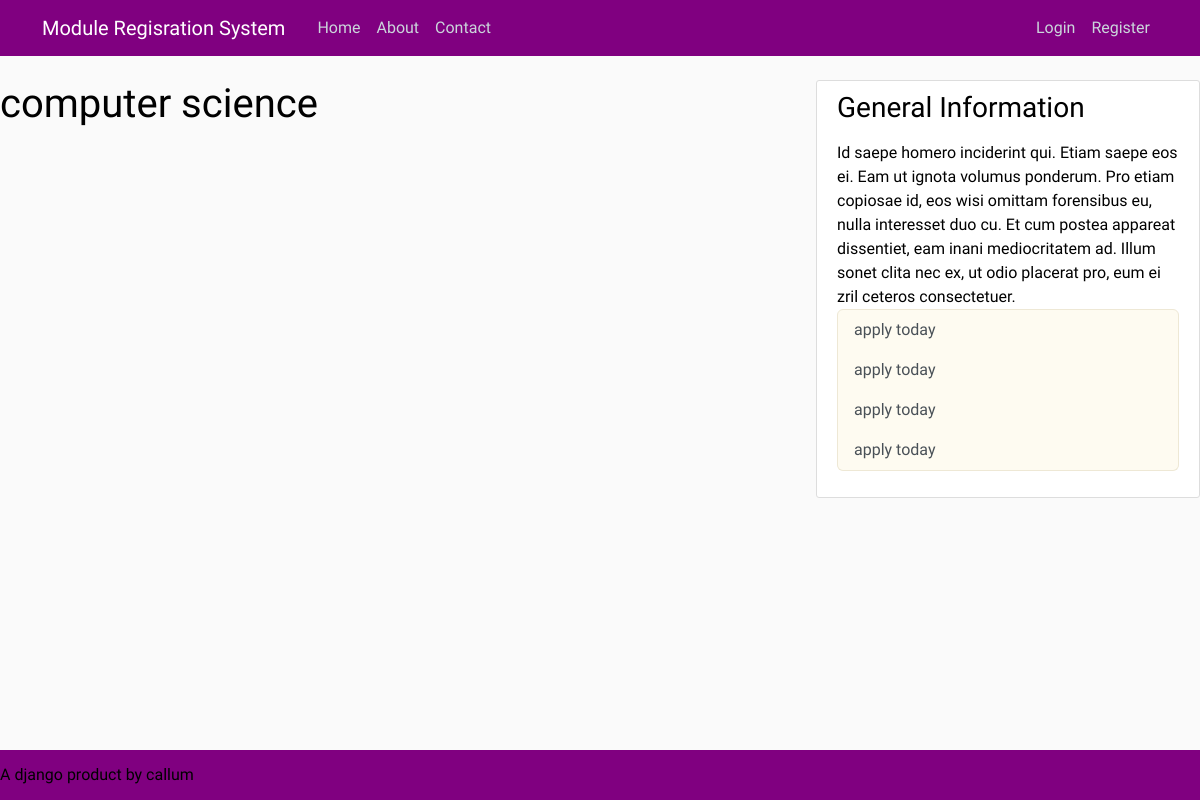
Page /course/3 on the earlier database version.
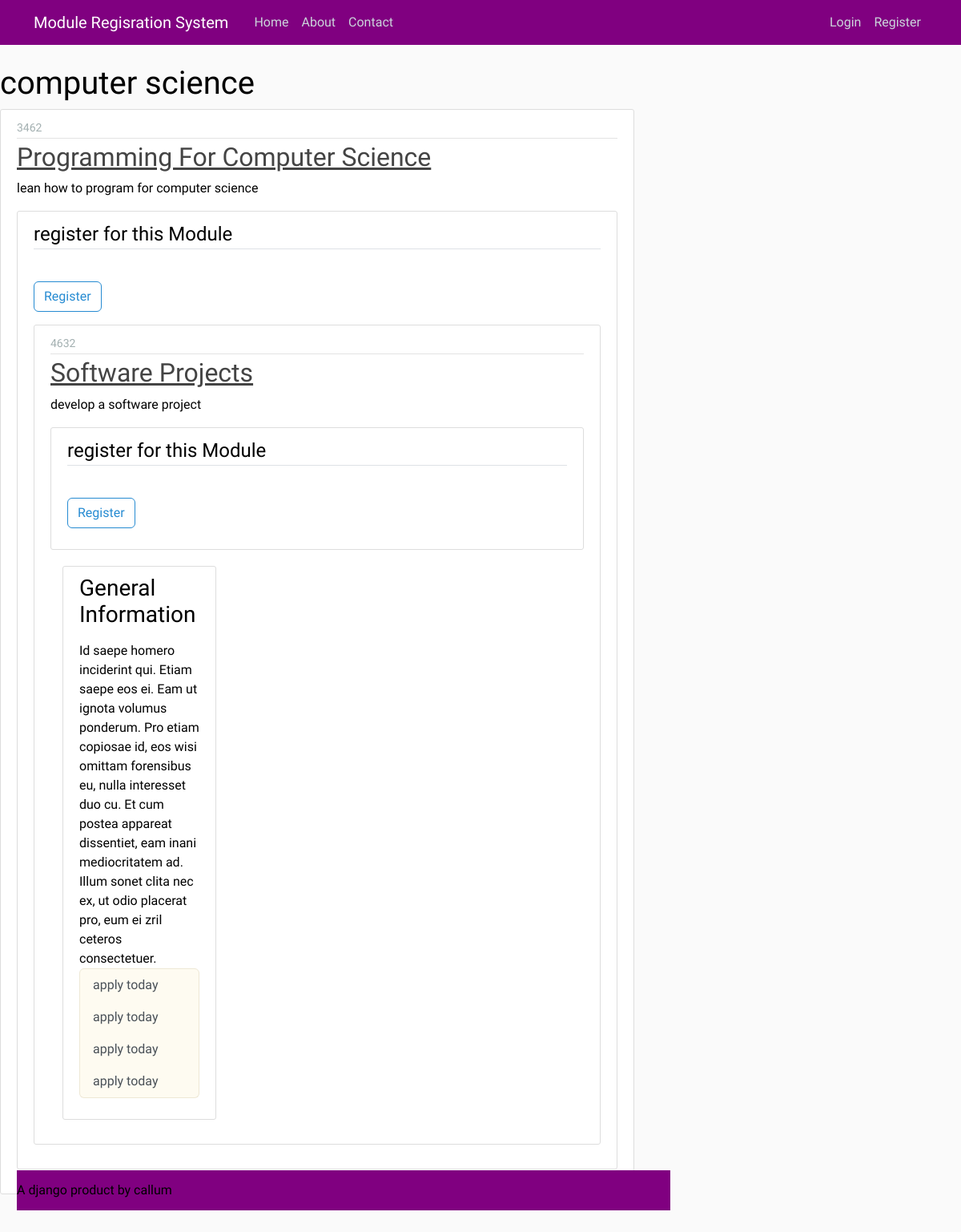
Same page on the later database version.
### ModuleRegisrationSystem/models.py (models this page shows)
class Module(models.Model):
    Name = models.CharField(max_length = 100)
    Code = models.CharField(max_length = 100)
    Credit = models.CharField(max_length = 100)
    Category = models.CharField(max_length = 100)
    details = models.TextField()
    Availbity = models.CharField(max_length= 100, choices= [('yes', 'yes'), ('no', 'no')],default= 'yes')
    Groups = models.ManyToManyField(Group,related_name= 'modules')
    def __str__(self):
        return f'{self.Name}'

### ModuleRegisrationSystem/views.py (the view)
# urls.py: path('course/<int:pk>', moduleregistration_views.CourseDetailView.as_view(template_name ='ModuleRegisrationSystem/course_details.html'), name='course')
class CourseDetailView(DetailView):
    model = Group

### ModuleRegisrationSystem/templates/ModuleRegisrationSystem/course_details.html (shortened to what this page needs)
{% extends "ModuleRegisrationSystem/base.html" %}
{% block content %}
{% load crispy_forms_tags %}
    <h1>{{ group.name }}</h1>
    {% for module in group.modules.all %}
    <article class="media content-section">
        <div class="media-body">
        <div class="article-metadata">
            <small class="text-muted">{{ module.Code }}</small>
    </div>
    <h2><a class="article-title" href="#">{{ module }}</a></h2>
    <p class="article-content">{{ module.details }}</p>
    <div class="content-section">
        <form method="POST" action="{% url 'ModuleRegisrationSystem:module-registration' module.id group.id %}">
        <fieldset class="form-group">
            <legend class="border-bottom mb-4">
                register for this Module
            </legend>
        </fieldset>
        <div class="form-group">
                <button class="btn btn-outline-info" type="submit">
                    Register
                </button>
            </div>
        </form>
    {% endfor %}
{% endblock content %}

Differences in the rows shown:
added Module: Code "3462", Name "Programming For Computer Science", details "lean how to program for computer science"
added Module: Code "4632", Name "Software Projects", details "develop a software project"
